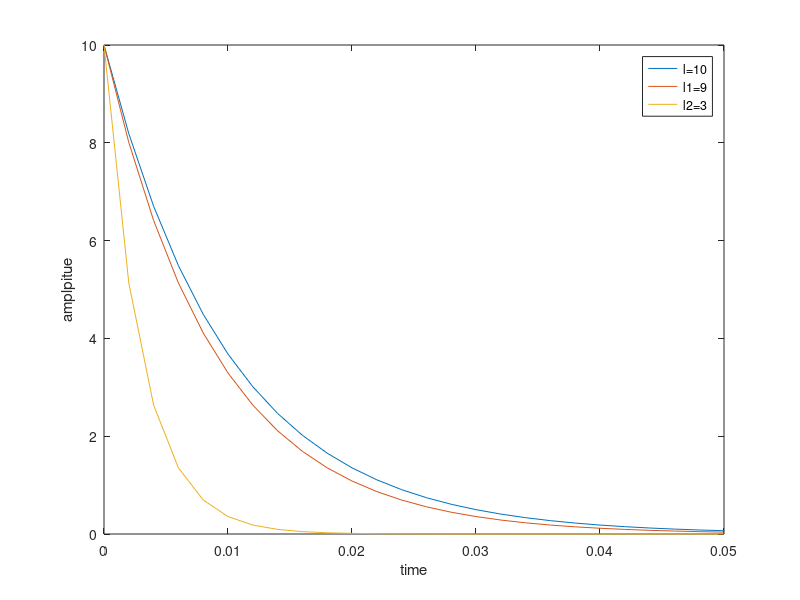

This figure's MATLAB source:
clc
clear all
Iin=10
l=10
r=1000
T=l/r
t=0:0.002:0.05;
Iout=Iin*exp(-t/T);
plot(t,Iout)
xlabel("time")
ylabel("amplpitue")
l1=9
l2=3
T1=l1/r
T2=l2/r
Iout1=Iin*exp(-t/T1);
Iout2=Iin*exp(-t/T2);
hold on
plot(t,Iout1)
plot(t,Iout2)
legend('l=10','l1=9','l2=3')
print('plot','-dpdf')
